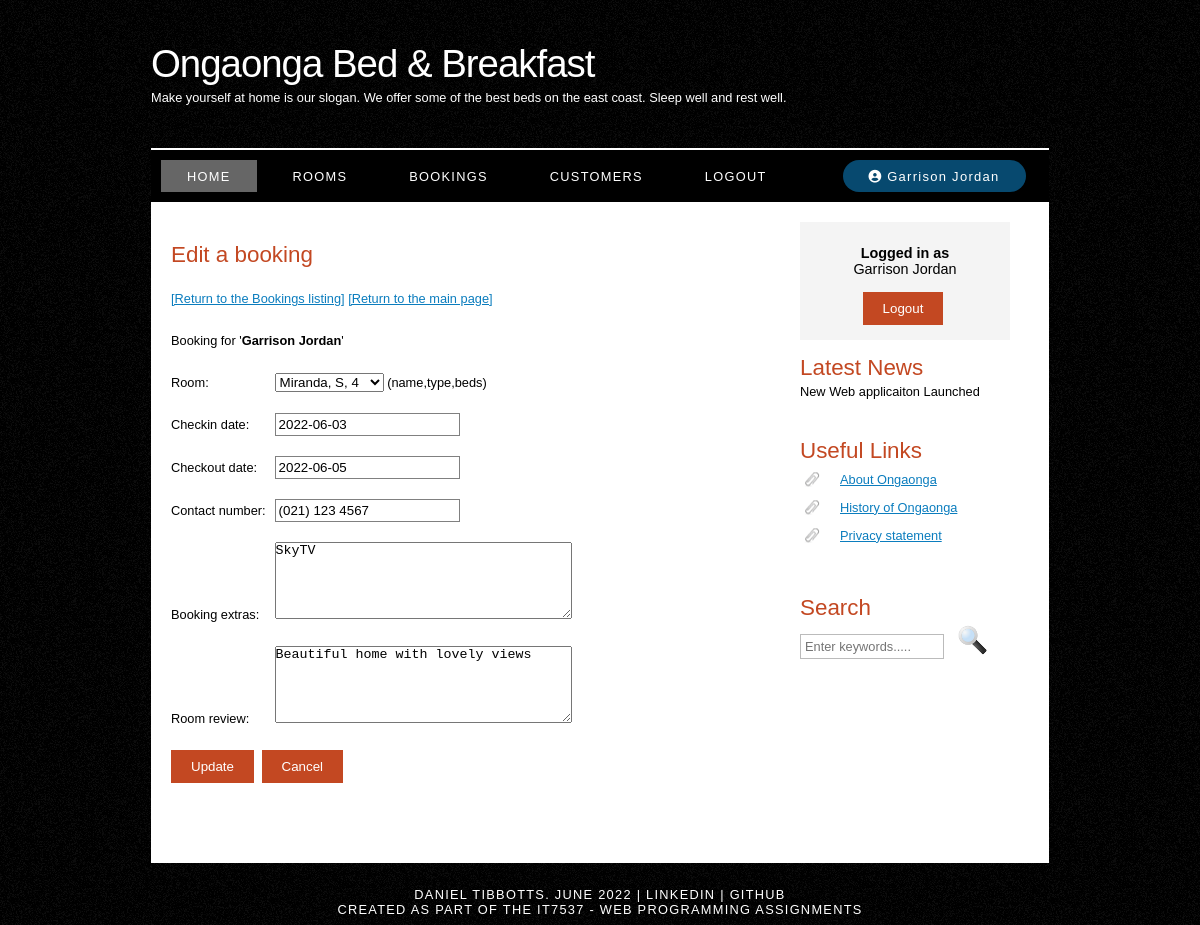
The app's page /editbooking.php?id=1 (signed in) with its own data.
### tables this page shows
CREATE TABLE IF NOT EXISTS booking (
  bookingID int UNSIGNED NOT NULL AUTO_INCREMENT,
  customerID int UNSIGNED NOT NULL,
  roomID int UNSIGNED NOT NULL,
  checkindate date NOT NULL,
  checkoutdate date NOT NULL,
  contactnumber varchar(14) NOT NULL,
  bookingextras varchar(250) DEFAULT NULL,
  roomreview varchar(250) DEFAULT NULL,
  PRIMARY KEY (bookingID),
  CONSTRAINT FK_customerID FOREIGN KEY (customerID) REFERENCES customer(customerID),
  CONSTRAINT FK_roomID FOREIGN KEY (roomID) REFERENCES room(roomID)
) AUTO_INCREMENT=1;

CREATE TABLE IF NOT EXISTS customer (
  customerID int unsigned NOT NULL auto_increment,
  firstname varchar(50) NOT NULL,
  lastname varchar(50) NOT NULL,
  email varchar(100) NOT NULL,
  username varchar(25) NOT NULL,
  password varchar(40) NOT NULL,
  PRIMARY KEY (customerID)
) AUTO_INCREMENT=1;

CREATE TABLE IF NOT EXISTS room (
  roomID int unsigned NOT NULL auto_increment,
  roomname varchar(100) NOT NULL,
  description text default NULL,
  roomtype character default 'D',  
  beds int,
  PRIMARY KEY (roomID)
) AUTO_INCREMENT=1;

### includes/utilities.php (called while the page is built, shortened)
<?php
  function clean_input($field){
    return htmlspecialchars(stripslashes(trim($field)));
  }
?>

### editbooking.php (the view, shortened to what this page needs)
<?php
  include "./components/header.php";
  include "./components/menu.php";
  include './includes/utilities.php';
  $booking_id = 0;
  $customer_name = "TODO: Create INNER JOIN to retrieve Customer ID";
  $room_id = 5;
  $check_in_date = "";
  $check_out_date = "";
  $contact = "";
  $booking_extras = "";
  $room_review = "";
  $errors = 0;
  $error_messages = array();
  try {
    $db_connection = mysqli_connect(DB_HOSTNAME, DB_USER, DB_PASSWORD, DB_DATABASE);
  } catch (Exception $ex) {
    echo "Error: " . $ex->getMessage();
    $db_connection->close();
    exit;
  }
  if($_SERVER["REQUEST_METHOD"] == "GET") {
    try {
      if(isset($_GET['id'])) {
        if (empty($_GET['id']) || !is_numeric($_GET['id'])) {
          throw new Exception("Invalid Booking ID");
        } else {
          $booking_id = clean_input($_GET['id']);
        }
      } else {
        throw new Exception("Booking id not provided");
      }
      $sql_select = " SELECT  b.bookingID, b.customerID, c.firstname, c.lastname,
                              b.roomID, b.checkindate, b.checkoutdate,
                              b.contactnumber, b.bookingextras, roomreview
                      FROM (booking AS b
                      INNER JOIN Customer AS c ON b.customerID = c.customerID)
                      WHERE bookingID=?";
      $select_stmt = $db_connection->prepare($sql_select);
      $select_stmt->bind_param("i", $booking_id);
      $select_stmt->execute();
      $select_result = $select_stmt->get_result();
      $select_rowcount = mysqli_num_rows($select_result);
      if($select_rowcount > 0){
        $row = mysqli_fetch_assoc($select_result);
        $customer_name = $row['firstname'] . " " . $row['lastname'];
        $room_id = $row['roomID'];
        $check_in_date = $row['checkindate'];
        $check_out_date = $row['checkoutdate'];
        $contact = $row['contactnumber'];
        $booking_extras = $row['bookingextras'];
        $room_review = $row['roomreview'];
      } else {
        throw new Exception("Booking #$booking_id not found");
      }
    } catch (Exception $ex) {
      array_push($error_messages, $ex->getMessage());
      $errors++;
      $db_connection->close();
    }
  }
?>
<div id="site_content">
  <?php include "./components/sidebar.php"; ?>
  <div id="content">
    <h1>Edit a booking</h1>
    <p>
      <a href="./listbookings.php">[Return to the Bookings listing]</a>
      <a href="./index.php">[Return to the main page]</a>
    </p>
    <?php if(($errors == 0 && $booking_id > 0) || $_SERVER["REQUEST_METHOD"] == "POST" ) {?>
    <form method="POST" action="./editbooking.php">
      <p>Booking for '<span class="bold"><?php echo $customer_name ?></span>'</p>
      <p class="field-container">
        <label for="roomID">Room:</label>
        <select
          id="roomID"
          name="roomID"
          required >
          <?php
            $room_query = " SELECT roomID, roomname, roomtype, beds
                            FROM room
                            ORDER BY roomname";
            $room_result = mysqli_query($db_connection, $room_query);
            $room_row_count = mysqli_num_rows($room_result);
            if($room_row_count > 0){
              while($room_row = mysqli_fetch_assoc($room_result)){
                echo "<option value=" . $room_row['roomID'] ;
                echo intval($room_id) == intval($room_row['roomID']) ? " selected>" : ">";
                echo $room_row['roomname'] .  ", " .  $room_row['roomtype'] . ", ". $room_row['beds'];
                echo "</option>";
              }
            }
          ?>
        </select>
        <span>(name,type,beds)</span>
      </p>
      <p class="field-container">
        <label for="checkindate">Checkin date: </label>
        <input
          id="checkindate"
          name="checkindate"
          class="datepicker"
          type="text"
          value="<?php echo $check_in_date ?>"
          placeholder="yyyy-mm-dd"
          pattern="[0-9]{4}-[0-9]{2}-[0-9]{2}"
          title="Format: yyyy-mm-dd"
          autocomplete="off"
          required />
      </p>
      <p class="field-container">
        <label for="checkoutdate">Checkout date: </label>
        <input
          id="checkoutdate"
          name="checkoutdate"
          class="datepicker"
          type="text"
          value="<?php echo $check_out_date ?>"
          placeholder="yyyy-mm-dd"
          pattern="[0-9]{4}-[0-9]{2}-[0-9]{2}"
          title="Format: yyyy-mm-dd"
          autocomplete="off"
          required />
      </p>
      <p class="field-container">
        <label for="contact">Contact number:</label>
        <input
          type="tel"
          id="contact"
          name="contact"
          value="<?php echo $contact ?>"
          placeholder="(###) ### ####"
          pattern="[\(][(\+|0-9)][0-9]{2}[\)][\s][0-9]{3}[\s][0-9]{4}"
          title="Format: (###) ### ####"
          maxlength="14"
          required />
      </p>
      <p class="field-container">
        <label for="bookingextras">Booking extras:</label>
        <textarea
          id="bookingextras"
          name="bookingextras"
          rows="5"
          cols="35"
          maxlength="250"><?php echo $booking_extras ?></textarea>
      </p>
      <p class="field-container">
        <label for="roomreview">Room review:</label>
        <textarea
          id="roomreview"
          name="roomreview"
          rows="5"
          cols="35"
          maxlength="250"><?php echo $room_review ?></textarea>
      </p>
      <p class="field-container">
        <button type="submit">Update</button>
        <button type="reset" id="cancel-button">Cancel</button>
      </p>
    </form>
    <?php } ?>
      <p style="color: red;">
      </p>
      <p style="color: green;">
      </p>
  </div>
</div>
<?php include "./components/footer.php"; ?>

### style/style.css (style rules this page uses)
html { height: 100%; }
* { margin: 0; padding: 0; }
body { font: normal 0.8em "trebuchet ms", arial, sans-serif; background: #f0efe2 url(background.png) repeat; color: #000; }
p { padding: 0 0 20px 0; line-height: 1.7em; }
h1, h2, h3, h4, h5, h6 { font: normal 175% "century gothic", arial, sans-serif; color: #000; margin: 0 0 15px 0; padding: 15px 0 5px 0; color: #c34822; }
h1 { padding-top: 40px; }
a, a:hover { outline: none; text-decoration: underline; color: rgb(11, 125, 190); }
form label { width: 100px; display: inline-block; }
form input { border: solid 1px grey; padding: 3px; }
button { border: solid 1px rgb(11, 125, 190); border: none; padding: 9px 20px; margin-right: 4px; background-color: rgb(11, 124, 190); background-color: #c34822; color: white; opacity: 1; transition: 0.3s; }
.bold { font-weight: bold; }
#main, #logo, #menubar, #site_content, #footer { margin-left: auto; margin-right: auto; }
#site_content { width: 854px; overflow: hidden; margin: 0 auto 0 auto; padding: 0 24px 20px 20px; background: #fff; }
#content { text-align: left; float: left; width: 595px; padding: 0; }

### records on screen
booking: customerID.lastname "Garrison Jordan", roomID "Miranda, S, 4", checkindate "2022-06-03", checkoutdate "2022-06-05", contact "(021) 123 4567", bookingextras "SkyTV", roomreview "Beautiful home with lovely views"

### other values on screen
get_user() "Garrison Jordan"
$_SESSION['user'] "Garrison Jordan"
